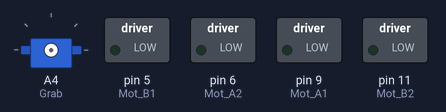
Recording of a sketch running on a simulated Arduino Nano, built with avr-gcc and run on an emulated ATmega328P. Shown: servo, switched loads named in the sketch (green lamp = pin HIGH). Wiring (inferred from the names in the program): servo: signal A4. Servo pulses on a pin are drawn as a servo (544–2400 µs = 0–180°); pins used as bus, display or sensor lines are not drawn; what the sketch prints to the serial monitor is not drawn.

Above: at 0.05 s.
At 5.2 s:
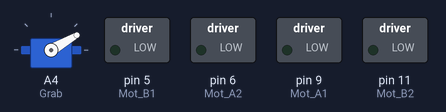
Timing chart, 0 to 6.8 s (numbered marks = the images above):
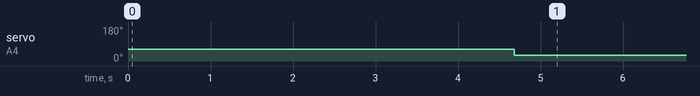

Measured:
- by itself, servo on A4 (Grab): alternates 61° for 0.52 s and 30° for 4.7 s

The sketch:

servo.ino
```cpp
#include <Adafruit_NeoPixel.h>

//PIN (Digital)
#define Mot_A1 9
#define Mot_A2 6  //Right Motor (PWM)
#define Mot_B1 5
#define Mot_B2 11  //Left Motor (PWM)
#define Mot_R1 3
#define Mot_R2 2  //RPM Sensor

#define trigLR A5 //trigger for L and R is shared
#define trigF 12
#define echoL 7  //Ultrasonic
#define echoF 8
#define echoR 13

#define Grab A4   //Claw
#define Neo 10   //LED pin
#define Radar 4  //Radar pin

#define MagicNumber 15
#define BiggerMagicNumber 25
#define MagicDelay 100
#define LEDCount 4
int Mot_AnaA1, Mot_AnaA2, Mot_AnaB1, Mot_AnaB2;

//PIN (Analog)
#define D1 A0
#define D3 A1
#define D4 A2
#define D5 A3
#define D6 A6
#define D8 A7  //For IR B&W Sensor
//

void setup() {
  // put your setup code here, to run once:
  pinMode(Mot_A1, OUTPUT);
  pinMode(Mot_A2, OUTPUT);
  pinMode(Mot_B1, OUTPUT);
  pinMode(Mot_B2, OUTPUT);

  pinMode(D1, INPUT);
  pinMode(D3, INPUT);
  pinMode(D4, INPUT);
  pinMode(D5, INPUT);
  pinMode(D6, INPUT);
  pinMode(D8, INPUT);

  pinMode(trigLR, OUTPUT);
  pinMode(trigF, OUTPUT);
  pinMode(echoL, INPUT);
  pinMode(echoF, INPUT);
  pinMode(echoR, INPUT);

  pinMode(Grab, OUTPUT);
  pinMode(Radar, OUTPUT);

  Serial.begin(9600);
}

void loop() {
  Serial.println("radar, 60");
  servo("radar", 60);
  delay(500);
  Serial.println("radar, 60");
  servo("radar", 50);
  delay(500);
  Serial.println("radar, 60");
  servo("radar", 40);
  delay(500);
  Serial.println("radar, 30");
  servo("radar", 30); //Center
  delay(500);
  Serial.println("radar, 60");
  servo("radar", 20);
  delay(500);
  Serial.println("radar, 60");
  servo("radar", 10);
  delay(500);
  Serial.println("radar, 30");
  servo("radar", 0);
  delay(500);
  Serial.println("radar, 30");
  servo("radar", 30);
  delay(500);
  Serial.println("radar, 30");
  servo("grab", 60);
  delay(500);
  Serial.println("radar, 30");
  servo("grab", 30);
  delay(500);
}

void servo(String var, int angle) {
  int pulseWidth = map(angle, 0, 180, 544, 2400);
  int Pin;
  if (var == "grab") Pin = Grab;
  else if (var == "radar") Pin = Radar;
  for (int i = 0; i < 5; i++) {
    digitalWrite(Pin, HIGH);
    delayMicroseconds(pulseWidth);
    digitalWrite(Pin, LOW);
    delayMicroseconds(20000 - pulseWidth);
    Serial.println(Pin);
    Serial.println(pulseWidth);
    Serial.println(i);
  }
}
```
